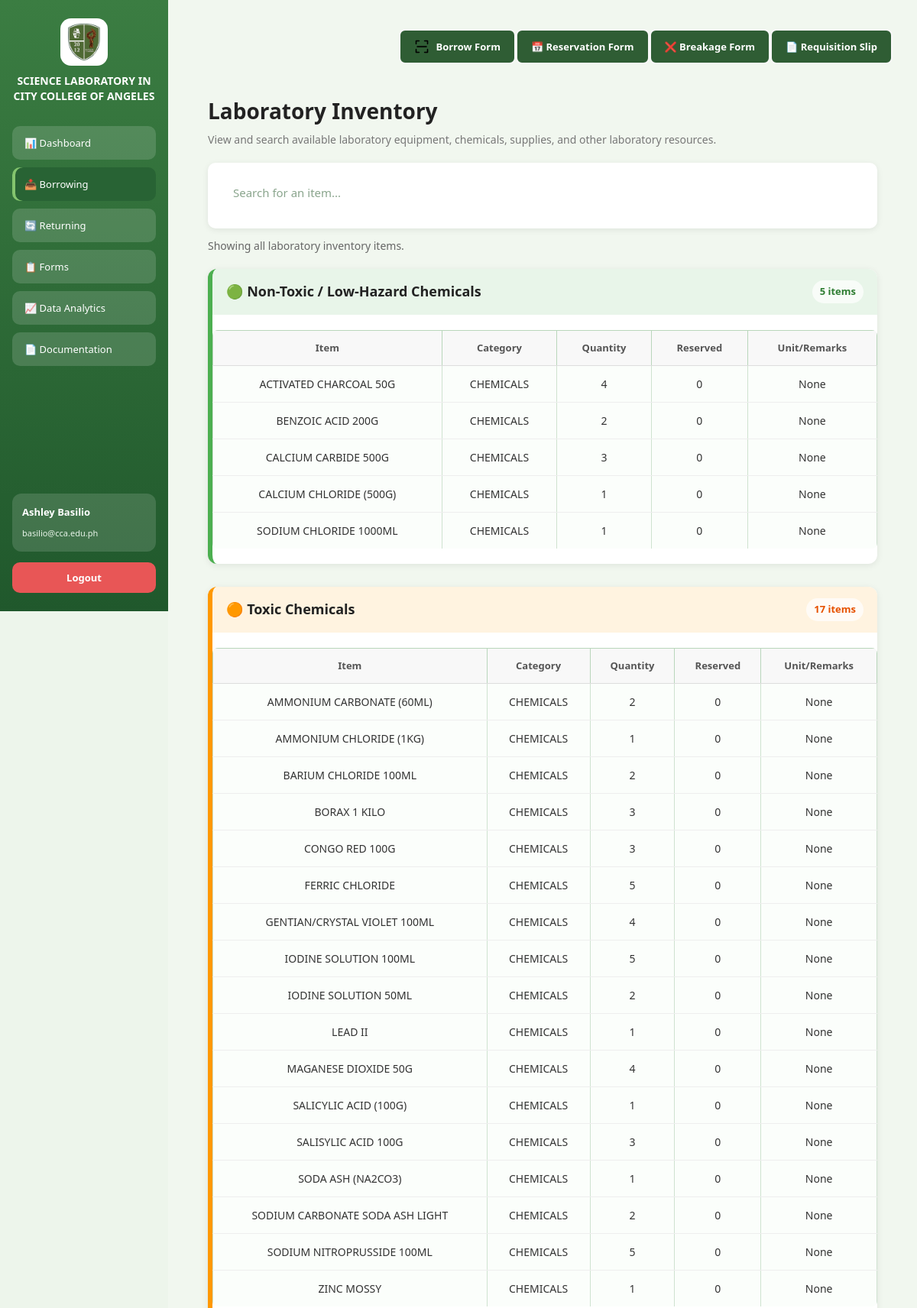
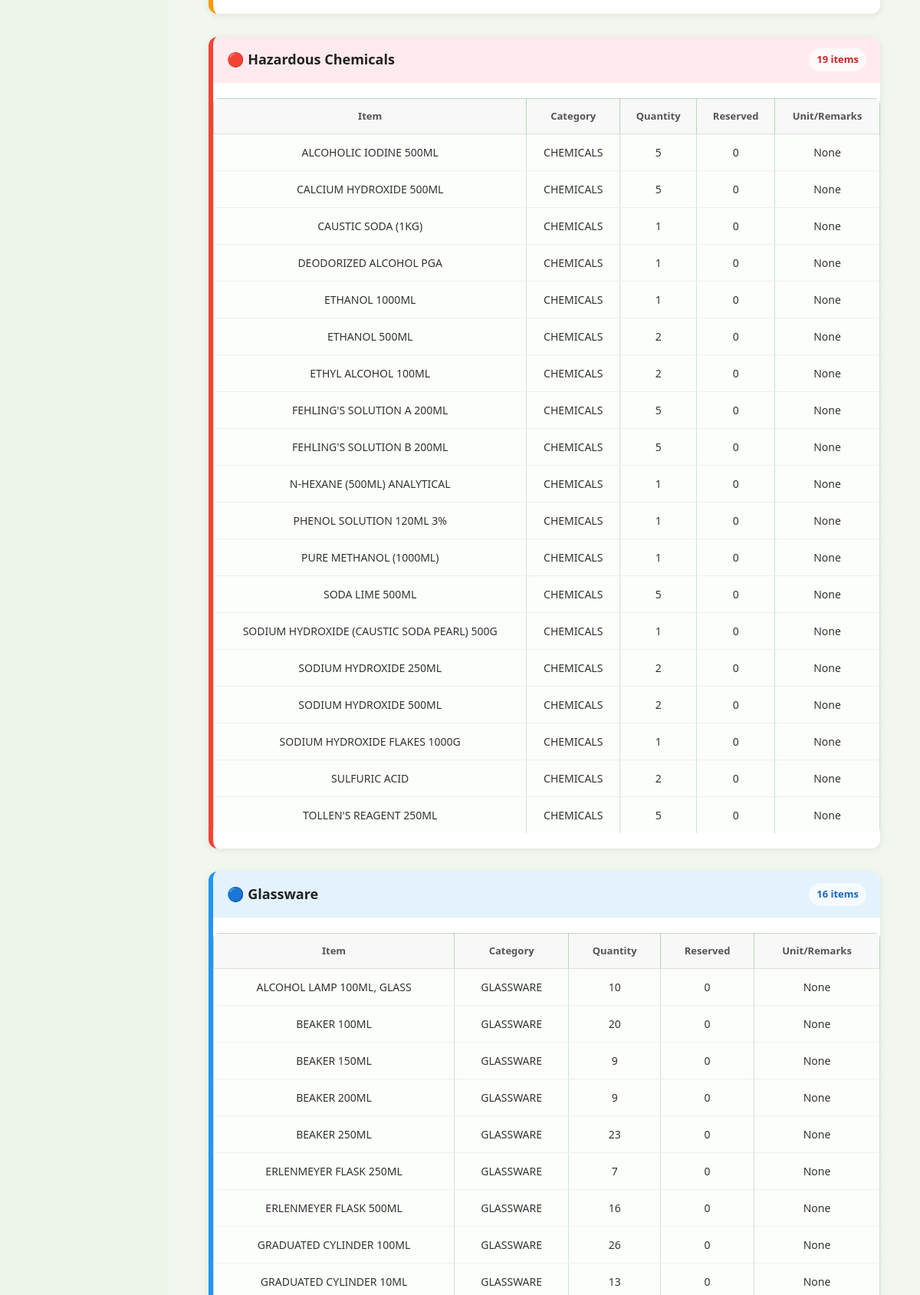
/borrow (upper part), run on the app's committed database (2 pictures, top to bottom).
### tables this page shows
CREATE TABLE "Items" (
	"ItemID"	INTEGER,
	"Code"	TEXT NOT NULL,
	"Category"	TEXT NOT NULL,
	"Type"	TEXT NOT NULL,
	"Status"	TEXT NOT NULL,
	"Remarks"	TEXT,
	"Class"	TEXT,
	PRIMARY KEY("ItemID")
);

### app.py (the view)
@app.route('/borrow')
def borrow():
    conn = sqlite3.connect(DB_PATH, timeout=5)
    conn.row_factory = sqlite3.Row
    cursor = conn.cursor()
    cursor.execute("""
    SELECT
        MIN(Items.ItemID) AS ItemID,
        Items.Category,
        TRIM(Items.Class) AS Class,
        Items.Type,
        Items.Remarks,
        COUNT(DISTINCT Items.ItemID) AS Quantity,
        COUNT(DISTINCT Reservation.ReservationID) AS reservedItems
    FROM Items
    LEFT JOIN Reservation
        ON Items.ItemID = Reservation.ItemID
    GROUP BY
        Items.Category,
        TRIM(Items.Class),
        Items.Type,
        Items.Remarks
""")
    items = cursor.fetchall()
    conn.close()
    return render_template('borrow.html', items=items)

### templates/borrow.html (shortened to what this page needs)
<!DOCTYPE html>
<html>
<head>
    <link rel="stylesheet" href="{{ url_for('static', filename='dashboard.css') }}">
</head>
<body>
<div class="container">
<div class="sidebar">
    <div class="logo-header">
        <img src="{{ url_for('static', filename='images/logo.png') }}" class="logo">
        <h2 class="title">
            SCIENCE LABORATORY IN<br>
            CITY COLLEGE OF ANGELES
        </h2>
    </div>
    <button class="menu-btn" onclick="location.href='dashboard'">
        📊 Dashboard
    </button>
    <button class="menu-btn active">
        📥 Borrowing
    </button>
    <button class="menu-btn" onclick="location.href='returning'">
        🔄 Returning
    </button>
    <button class="menu-btn" onclick="location.href='broken'">
        📋 Forms
    </button>
    <button class="menu-btn" onclick="location.href='analytics'">
        📈 Data Analytics
    </button>
    <button class="menu-btn" onclick="location.href='documentation'">
        📄 Documentation
    </button>
    <div class="user-box">
        <p class="name">
            Ashley Basilio
        </p>
        <small>
            basilio@cca.edu.ph
        </small>
    </div>
    <button class="logout-btn" onclick="logout()">
        Logout
    </button>
</div>
<div class="main">
<div class="top-bar">
    <button class="qr-btn" onclick="openForm('checkID')">
        <img
        src="{{ url_for('static', filename='images/icon.png') }}"
        class="qr-icon">
        Borrow Form
    </button>
    <button class="top-btn" onclick="openForm('reservationForm')">
        📅 Reservation Form
    </button>
    <button class="top-btn" onclick="openForm('breakageForm')">
        ❌ Breakage Form
    </button>
    <button class="top-btn" onclick="openForm('requisitionForm')">
        📄 Requisition Slip
    </button>
</div>
<div class="inventory-container">
    <div class="inventory-header">
        <h2>Laboratory Inventory</h2>
        <p>
            View and search available laboratory equipment, chemicals,
            supplies, and other laboratory resources.
        </p>
    </div>
    <div class="inventory-search-container">
        <input
            type="text"
            id="inventorySearch"
            placeholder="Search for an item..."
            oninput="searchInventory()"
        >
    </div>
    <p class="search-result" id="searchResult">
        Showing all laboratory inventory items.
    </p>
<div class="inventory-category category-nontoxic">
    <div class="category-header">
        <h3>🟢 Non-Toxic / Low-Hazard Chemicals</h3>
        <span class="category-count">
            <span class="category-visible-count">{{ items | selectattr("Class", "equalto", "NON-TOXIC") | list | length }}</span> items
        </span>
    </div>
    <div class="inventory-table-wrapper">
        <table class="inventory-table">
            <thead>
                <tr>
                    <th style="text-align:center;">Item</th>
                    <th style="text-align:center;">Category</th>
                    <th style="text-align:center;">Quantity</th>
                    <th style="text-align:center;">Reserved</th>
                    <th style="text-align:center;">Unit/Remarks</th>
                </tr>
            </thead>
            <tbody>
                {% for item in items %}
                    {% if item["Class"] == "NON-TOXIC" %}
                        <tr>
                            <td>{{ item["Type"] }}</td>
                            <td>{{ item["Category"] }}</td>
                            <td>{{ item["Quantity"] }}</td>
                            <td>{{ item["reservedItems"] }}</td>
                            <td>{{ item["Remarks"] }}</td>
                        </tr>
                    {% endif %}
                {% endfor %}
            </tbody>
        </table>
    </div>
</div>
<div class="inventory-category category-toxic">
    <div class="category-header">
        <h3>🟠 Toxic Chemicals</h3>
        <span class="category-count">
            <span class="category-visible-count">{{ items | selectattr("Class", "equalto", "TOXIC CHEMICALS") | list | length }}</span> items
        </span>
    </div>
    <div class="inventory-table-wrapper">
        <table class="inventory-table">
            <thead>
                <tr>
                    <th style="text-align:center;">Item</th>
                    <th style="text-align:center;">Category</th>
                    <th style="text-align:center;">Quantity</th>
                    <th style="text-align:center;">Reserved</th>
                    <th style="text-align:center;">Unit/Remarks</th>
                </tr>
            </thead>
            <tbody>
                {% for item in items %}
                    {% if item["Class"] == "TOXIC CHEMICALS" %}
                        <tr>
                            <td>{{ item["Type"] }}</td>
                            <td>{{ item["Category"] }}</td>
                            <td>{{ item["Quantity"] }}</td>
                            <td>{{ item["reservedItems"] }}</td>
                            <td>{{ item["Remarks"] }}</td>
                        </tr>
                    {% endif %}
                {% endfor %}
            </tbody>
        </table>
    </div>
</div>
<div class="inventory-category category-hazardous">
    <div class="category-header">
        <h3>🔴 Hazardous Chemicals</h3>
        <span class="category-count">
            <span class="category-visible-count">{{ items | selectattr("Class", "equalto", "HAZARDOUS CHEMICALS") | list | length }}</span> items
        </span>
    </div>
    <div class="inventory-table-wrapper">
        <table class="inventory-table">
            <thead>
                <tr>
                    <th style="text-align:center;">Item</th>
                    <th style="text-align:center;">Category</th>
                    <th style="text-align:center;">Quantity</th>
                    <th style="text-align:center;">Reserved</th>
                    <th style="text-align:center;">Unit/Remarks</th>
                </tr>
            </thead>
            <tbody>
                {% for item in items %}
                    {% if item["Class"] == "HAZARDOUS CHEMICALS" %}
                        <tr>
                            <td>{{ item["Type"] }}</td>
                            <td>{{ item["Category"] }}</td>
                            <td>{{ item["Quantity"] }}</td>
                            <td>{{ item["reservedItems"] }}</td>
                            <td>{{ item["Remarks"] }}</td>
                        </tr>
                    {% endif %}
                {% endfor %}
            </tbody>
        </table>
    </div>
</div>
<div class="inventory-category category-equipment">
    <div class="category-header">
        <h3>🔵 Glassware</h3>
        <span class="category-count">
            <span class="category-visible-count">{{ items | selectattr("Class", "equalto", "GLASSWARE") | list | length }}</span> items
        </span>
    </div>
    <div class="inventory-table-wrapper">
        <table class="inventory-table">
            <thead>
                <tr>
                    <th style="text-align:center;">Item</th>
                    <th style="text-align:center;">Category</th>
                    <th style="text-align:center;">Quantity</th>
                    <th style="text-align:center;">Reserved</th>
                    <th style="text-align:center;">Unit/Remarks</th>
                </tr>
            </thead>
            <tbody>
                {% for item in items %}
                    {% if item["Class"] == "GLASSWARE" %}
                        <tr>
                            <td>{{ item["Type"] }}</td>
                            <td>{{ item["Category"] }}</td>
                            <td>{{ item["Quantity"] }}</td>
                            <td>{{ item["reservedItems"] }}</td>
                            <td>{{ item["Remarks"] }}</td>
                        </tr>
                    {% endif %}
                {% endfor %}
            </tbody>
        </table>
    </div>
</div>
</div>
</div>
            </div>
</body>
</html>

### data on the page
Items: Type "CALCIUM CHLORIDE (500G)", Category "CHEMICALS", Quantity "1", reservedItems "0", Remarks "None"
Items: Type "SODIUM CHLORIDE 1000ML", Category "CHEMICALS", Quantity "1", reservedItems "0", Remarks "None"
Items: Type "AMMONIUM CHLORIDE (1KG)", Category "CHEMICALS", Quantity "1", reservedItems "0", Remarks "None"
Items: Type "LEAD II", Category "CHEMICALS", Quantity "1", reservedItems "0", Remarks "None"
Items: Type "SALICYLIC ACID (100G)", Category "CHEMICALS", Quantity "1", reservedItems "0", Remarks "None"
Items: Type "SODA ASH (NA2CO3)", Category "CHEMICALS", Quantity "1", reservedItems "0", Remarks "None"
Items: Type "ZINC MOSSY", Category "CHEMICALS", Quantity "1", reservedItems "0", Remarks "None"
Items: Type "CAUSTIC SODA (1KG)", Category "CHEMICALS", Quantity "1", reservedItems "0", Remarks "None"
Items: Type "DEODORIZED ALCOHOL PGA", Category "CHEMICALS", Quantity "1", reservedItems "0", Remarks "None"
Items: Type "ETHANOL 1000ML", Category "CHEMICALS", Quantity "1", reservedItems "0", Remarks "None"
Items: Type "N-HEXANE (500ML) ANALYTICAL", Category "CHEMICALS", Quantity "1", reservedItems "0", Remarks "None"
Items: Type "PHENOL SOLUTION 120ML 3%", Category "CHEMICALS", Quantity "1", reservedItems "0", Remarks "None"
Items: Type "PURE METHANOL (1000ML)", Category "CHEMICALS", Quantity "1", reservedItems "0", Remarks "None"
Items: Type "SODIUM HYDROXIDE (CAUSTIC SODA PEARL) 500G", Category "CHEMICALS", Quantity "1", reservedItems "0", Remarks "None"
Items: Type "SODIUM HYDROXIDE FLAKES 1000G", Category "CHEMICALS", Quantity "1", reservedItems "0", Remarks "None"

### other printed values
{{ items | selectattr("Class", "equalto", "NON-TOXIC") | list | length }} "5"
{{ item["Type"] }} "ACTIVATED CHARCOAL 50G" "BENZOIC ACID 200G" "CALCIUM CARBIDE 500G"
{{ item["Category"] }} "CHEMICALS" "CHEMICALS" "CHEMICALS"
{{ item["Quantity"] }} "4" "2" "3"
{{ item["reservedItems"] }} "0" "0" "0"
{{ item["Remarks"] }} "None" "None" "None"
{{ item["Type"] }} "AMMONIUM CARBONATE (60ML)" "BARIUM CHLORIDE 100ML" "BORAX 1 KILO" "CONGO RED 100G" "FERRIC CHLORIDE" "GENTIAN/CRYSTAL VIOLET 100ML" "IODINE SOLUTION 100ML" "IODINE SOLUTION 50ML" "MAGANESE DIOXIDE 50G" "SALISYLIC ACID 100G" "SODIUM CARBONATE SODA ASH LIGHT" "SODIUM NITROPRUSSIDE 100ML"
{{ item["Category"] }} "CHEMICALS" "CHEMICALS" "CHEMICALS" "CHEMICALS" "CHEMICALS" "CHEMICALS" "CHEMICALS" "CHEMICALS" "CHEMICALS" "CHEMICALS" "CHEMICALS" "CHEMICALS"
{{ item["Quantity"] }} "2" "2" "3" "3" "5" "4" "5" "2" "4" "3" "2" "5"
{{ item["reservedItems"] }} "0" "0" "0" "0" "0" "0" "0" "0" "0" "0" "0" "0"
{{ item["Remarks"] }} "None" "None" "None" "None" "None" "None" "None" "None" "None" "None" "None" "None"
{{ item["Type"] }} "ALCOHOLIC IODINE 500ML" "CALCIUM HYDROXIDE 500ML" "ETHANOL 500ML" "ETHYL ALCOHOL 100ML" "FEHLING'S SOLUTION A 200ML" "FEHLING'S SOLUTION B 200ML" "SODA LIME 500ML" "SODIUM HYDROXIDE 250ML" "SODIUM HYDROXIDE 500ML" "SULFURIC ACID" "TOLLEN'S REAGENT 250ML"
{{ item["Category"] }} "CHEMICALS" "CHEMICALS" "CHEMICALS" "CHEMICALS" "CHEMICALS" "CHEMICALS" "CHEMICALS" "CHEMICALS" "CHEMICALS" "CHEMICALS" "CHEMICALS"
{{ item["Quantity"] }} "5" "5" "2" "2" "5" "5" "5" "2" "2" "2" "5"
{{ item["reservedItems"] }} "0" "0" "0" "0" "0" "0" "0" "0" "0" "0" "0"
